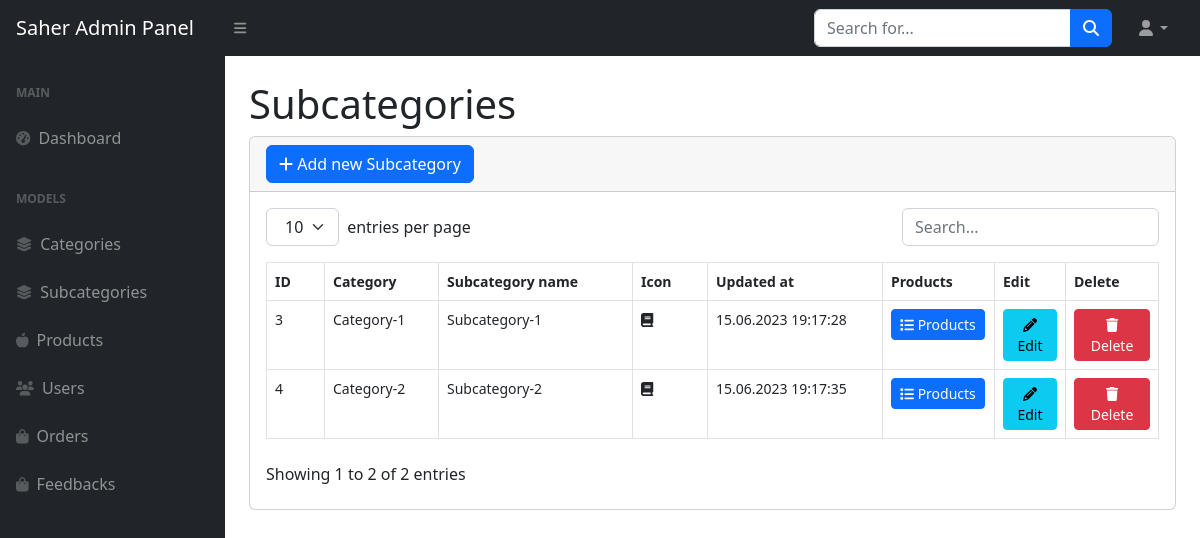
The app's page /adminpanel/subcategories/ (signed in) with its own data.
### subcategories/models.py (models this page shows, shortened)
class Subcategory(models.Model):
    name = models.CharField(max_length=50)
    category = models.ForeignKey(Category, on_delete=models.CASCADE, related_name='subcategories')
    icon = models.CharField(max_length=100, null=True, blank=True)
    created_at = models.DateTimeField(auto_now_add=True)
    updated_at = models.DateTimeField(auto_now=True)

### categories/models.py (models this page shows, shortened)
class Category(models.Model):
    name = models.CharField(max_length=50)
    icon = models.ImageField(upload_to='categories/')
    created_at = models.DateTimeField(auto_now_add=True)
    updated_at = models.DateTimeField(auto_now=True)
    def __str__(self):
        return self.name

### adminpanel/views.py (the view)
# urls.py: path('subcategories/', include('subcategories.urls')),
@login_required(login_url='admin.login')
def subcategories(request):
    categories = Subcategory.objects.all()
    context = {
        'categories':categories
    }
    return render(request, 'adminpanel/subcategories.html', context)

### Saher_app/context_processors.py (called while the page is built)
def include_categories(request):
    categories = Category.objects.all()
    subcategories = Subcategory.objects.all()
    shopping_cart, created =  Cart.objects.get_or_create(user = request.user, status = False)
    return {
        'categories': categories,
        'subcategories': subcategories,
        'shopping_cart': shopping_cart,
    }

### adminpanel/templates/adminpanel/subcategories.html (shortened to what this page needs)
{% extends 'adminpanel/main.html' %}
{% block main %}
<main>
    <div class="container-fluid px-4">
        <h1 class="mt-4">Subcategories</h1>
        <div class="card mb-4">
            <div class="card-header">
                <a class="btn btn-primary" href="{% url 'subcategory.add' %}" role="button"> <i class="fa fa-plus" aria-hidden="true"></i> Add new Subcategory</a>
            </div>
            <div class="card-body">
                <table id="datatablesSimple">
                    <thead>
                        <tr>
                            <th>ID</th>
                            <th>Category</th>
                            <th>Subcategory name</th>
                            <th>Icon</th>
                            <th>Updated at</th>
                            <th>Products</th>
                            <th>Edit</th>
                            <th>Delete</th>
                        </tr>
                    </thead>
                    <tbody>
                        {% for category in categories %}
                        <tr>
                            <td>{{category.id}}</td>
                            <td>{{category.category}}</td>
                            <td>{{category.name}}</td>
                            <td> <i class="{{category.icon}}" aria-hidden="true"></i></td>
                            <td> {{category.updated_at|date:"d.m.Y H:i:s"}}</td>
                            <td>
                                <a href="" class="btn btn-sm btn-primary"><i class="fa fa-list" aria-hidden="true"></i> Products</a>
                            </td>
                            <td>
                                <a href="{% url 'subcategory.edit' category.id %}" class="btn btn-sm btn-info"> <i class="fa fa-pencil" aria-hidden="true"></i> Edit</a>
                            </td>
                            <td>
                                <a href="{% url 'subcategory.delete' category.id %}" class="btn btn-sm btn-danger"><i class="fa fa-trash" aria-hidden="true"></i> Delete</a>
                            </td>
                        </tr>
                        {% endfor %}
                    </tbody>
                </table>
            </div>
        </div>
    </div>
</main>
{% endblock main %}

### records on screen
Subcategory: id "3", category "Category-1", name "Subcategory-1", updated_at "15.06.2023 19:17:28"
Subcategory: id "4", category "Category-2", name "Subcategory-2", updated_at "15.06.2023 19:17:35"
